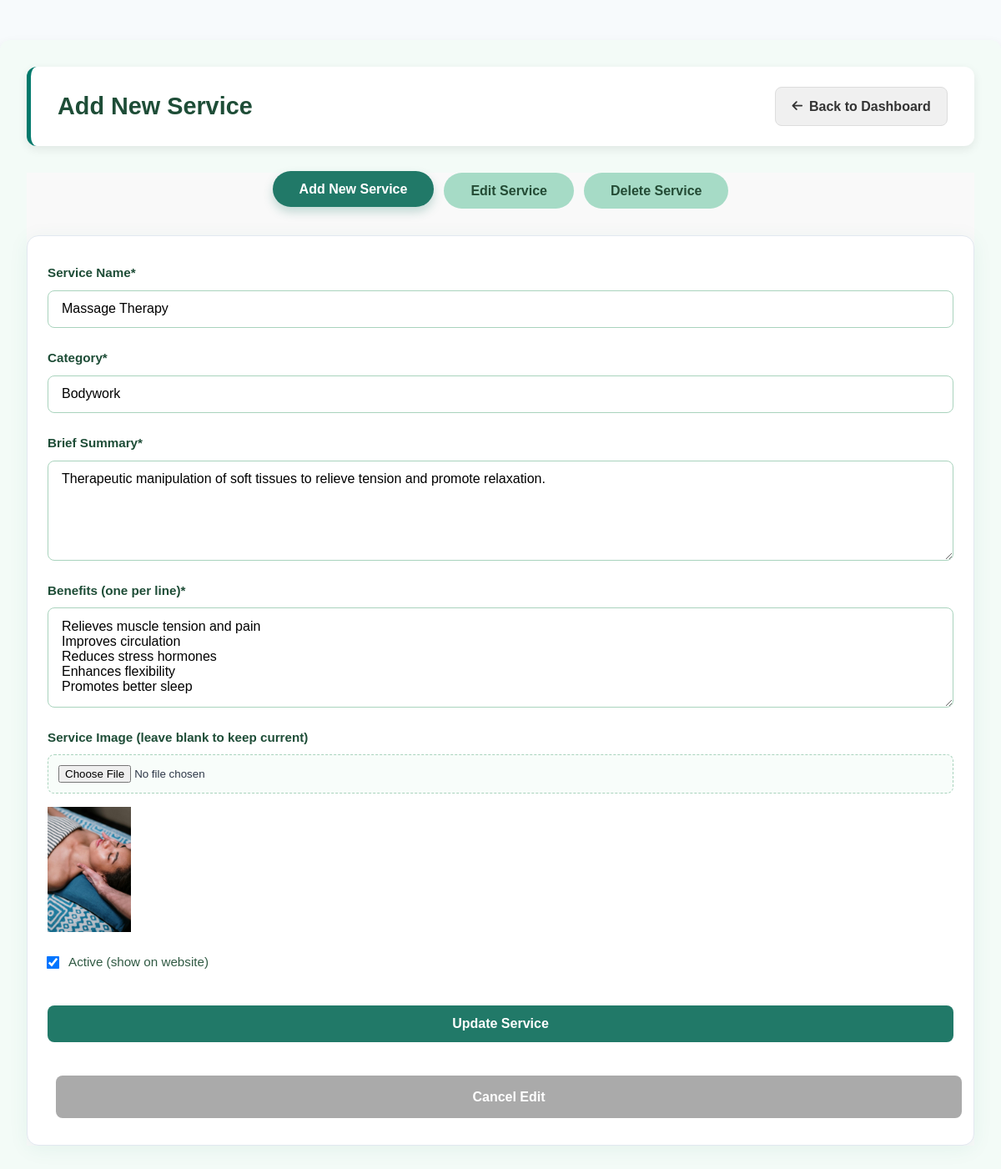
The app's page /php/updateservice.php?edit_id=4 with its own data.
### tables this page shows
CREATE TABLE IF NOT EXISTS `services` (
  `id` int(11) NOT NULL AUTO_INCREMENT,
  `name` varchar(100) NOT NULL,
  `category` varchar(50) NOT NULL,
  `summary` text NOT NULL,
  `benefits` text NOT NULL,
  `image` varchar(255) NOT NULL,
  `booking_text` varchar(50) DEFAULT 'Book Session',
  `is_active` tinyint(1) DEFAULT 1,
  `created_at` timestamp NOT NULL DEFAULT current_timestamp(),
  PRIMARY KEY (`id`)
);

### php/updateservice.php (the view, shortened to what this page needs)
<?php
require_once('../php/dbconnect.php');
$id = $name = $category = $summary = $benefits = $image = '';
$is_active = 1;
$edit_mode = false;
if (isset($_GET['edit_id'])) {
    $edit_id = intval($_GET['edit_id']);
    $stmt = $conn->prepare("SELECT * FROM services WHERE id = ?");
    $stmt->bind_param("i", $edit_id);
    $stmt->execute();
    $result = $stmt->get_result();
    if ($row = $result->fetch_assoc()) {
        $name = $row['name'];
        $category = $row['category'];
        $summary = $row['summary'];
        $benefits = $row['benefits'];
        $image = $row['image'];
        $is_active = $row['is_active'];
        $edit_mode = true;
    }
}
$activeTab = $_GET['tab'] ?? 'add';
?>
<!DOCTYPE html>
<html lang="en">
<head>
    <link rel="stylesheet" href="../css/updateservice.css">
    <link rel="stylesheet" href="https://cdnjs.cloudflare.com/ajax/libs/font-awesome/6.5.0/css/all.min.css">
</head>
<body>
    <div class="admin-container">
        <header class="admin-header">
            <?php
                $headerTitle = 'Manage Services';
                if ($activeTab === 'add') {
                    $headerTitle = 'Add New Service';
                } elseif ($activeTab === 'edit') {
                    $headerTitle = $edit_mode ? 'Editing Service' : 'Edit Service';
                } elseif ($activeTab === 'delete') {
                    $headerTitle = 'Delete Service';
                }
            ?>
            <h1><?= $headerTitle ?></h1>
            <a href="../html/admin_dashboard.html" class="back-link"><i class="fas fa-arrow-left"></i> Back to Dashboard</a>
        </header>
        <main class="admin-main">
            <div class="tabs">
                <button data-tab="add" class="tab<?= $activeTab === 'add' ? ' active' : '' ?>">Add New Service</button>
                <button data-tab="edit" class="tab<?= $activeTab === 'edit' ? ' active' : '' ?>">Edit Service</button>
                <button data-tab="delete" class="tab<?= $activeTab === 'delete' ? ' active' : '' ?>">Delete Service</button>
            </div>
            <?php if ($activeTab === 'add'): ?>
            <div class="tab-content active" id="tab-content-add">
                <div class="admin-form-card">
                    <form action="updateservice.php?tab=add" method="POST" enctype="multipart/form-data" class="service-form">
                        <div class="form-group">
                            <label for="name">Service Name*</label>
                            <input type="text" id="name" name="name" value="<?= htmlspecialchars($name) ?>" required>
                        </div>
                        <div class="form-group">
                            <label for="category">Category*</label>
                            <input type="text" id="category" name="category" value="<?= htmlspecialchars($category) ?>" required>
                        </div>
                        <div class="form-group">
                            <label for="summary">Brief Summary*</label>
                            <textarea id="summary" name="summary" rows="3" required><?= htmlspecialchars($summary) ?></textarea>
                        </div>
                        <div class="form-group">
                            <label for="benefits">Benefits (one per line)*</label>
                            <textarea id="benefits" name="benefits" rows="5" required><?= htmlspecialchars($benefits) ?></textarea>
                        </div>
                        <div class="form-group">
                            <label for="image">Service Image<?= $edit_mode ? ' (leave blank to keep current)' : '*' ?></label>
                            <input type="file" id="image" name="image" accept="image/*" <?= $edit_mode ? '' : 'required' ?> >
                            <?php if ($edit_mode && $image): ?>
                                <img src="../images/services/<?= htmlspecialchars($image) ?>" alt="Current Image" style="max-width:100px;margin-top:8px;">
                            <?php endif; ?>
                        </div>
                        <div class="form-group checkbox-group">
                            <input type="checkbox" id="is_active" name="is_active" value="1" <?= $is_active ? 'checked' : '' ?>>
                            <label for="is_active">Active (show on website)</label>
                        </div>
                        <button type="submit" class="submit-btn"><?= $edit_mode ? 'Update Service' : 'Add Service' ?></button>
                        <?php if ($edit_mode): ?>
                            <a href="updateservice.php" class="submit-btn" style="background:#aaa;margin-left:10px;">Cancel Edit</a>
                        <?php endif; ?>
                    </form>
                </div>
            </div>
            <?php endif; ?>
        </main>
    </div>
</body>
</html>

### css/updateservice.css (style rules this page uses)
* { margin: 0; padding: 0; box-sizing: border-box; }
body { margin: 0; font-family: 'Trebuchet MS', sans-serif; background-color: #f7fafc; color: #2d3748; line-height: 1.6; }
h1, h2, h3 { font-family: 'Trebuchet MS', sans-serif; color: #1e4d37; }
.admin-container { max-width: 1200px; margin: 3rem auto; background: #f3fbf7; padding: 2rem; border-radius: 12px; box-shadow: 0 8px 16px rgba(0,0,0,0.1); }
.admin-header { display: flex; justify-content: space-between; align-items: center; padding: 1.5rem 2rem; background-color: #fff; border-radius: 12px; box-shadow: 0 4px 12px rgba(0,0,0,0.08); margin-bottom: 2rem; border-left: 5px solid #00796b; }
.admin-header h1 { font-size: 1.8rem; color: #1e4d37; margin: 0; }
.back-link { display: inline-flex; align-items: center; gap: 0.5rem; background-color: #f0f0f0; color: #333; padding: 0.6rem 1.2rem; border-radius: 8px; text-decoration: none; font-weight: 600; transition: all 0.3s ease; border: 1px solid #ddd; }
.back-link i { font-size: 0.9rem; }
.service-form { display: grid; gap: 1.5rem; }
.form-group { display: flex; flex-direction: column; gap: 0.5rem; }
.form-group label { font-weight: 600; color: #1e4d37; font-size: 0.95rem; }
.form-group input[type="text"], .form-group select, .form-group textarea { padding: 0.8rem 1rem; border: 1px solid #a9d3bd; border-radius: 8px; font-size: 1rem; transition: all 0.3s; font-family: 'Trebuchet MS', sans-serif; }
.form-group textarea { min-height: 120px; resize: vertical; }
.form-group input[type="file"] { padding: 0.75rem; border: 1px dashed #a9d3bd; border-radius: 8px; background: #f8fdfa; transition: all 0.3s; }
.checkbox-group { flex-direction: row; align-items: center; gap: 0.75rem; }
.checkbox-group input[type="checkbox"] { width: auto; transform: scale(1.2); }
.checkbox-group label { font-weight: normal; color: #305a43; }
.submit-btn { width: 100%; padding: 0.8rem; background-color: #217968; color: white; border: none; border-radius: 8px; font-size: 1rem; font-weight: 600; cursor: pointer; transition: all 0.3s; margin-top: 1rem; font-family: 'Trebuchet MS', sans-serif; text-decoration: none; display: inline-block; text-align: center; }
.admin-form-card, .admin-list-card { background: #fff; border-radius: 14px; box-shadow: 0 4px 24px rgba(33,121,104,0.07); padding: 2rem 1.5rem; margin-bottom: 2.5rem; border: 1px solid #e2e8f0; max-width: 1200px; margin-left: auto; margin-right: auto; }
.admin-main { padding: 0; background-color: #f9f9f9; }
.tabs { display: flex; justify-content: center; margin-bottom: 2rem; gap: 0.75rem; }
.tabs .tab { appearance: none; -webkit-appearance: none; margin: 0; padding: 0.8rem 2rem !important; border: none !important; border-radius: 30px !important; background: #a6dbc6 !important; color: #244b35 !important; font-weight: 600 !important; cursor: pointer !important; transition: all 0.3s ease !important; font-size: 1rem !important; font-family: 'Trebuchet MS', sans-serif !important; text-align: center !important; }
.tabs .tab.active { background: #217968 !important; color: white !important; transform: translateY(-2px) !important; box-shadow: 0 6px 12px rgba(33, 121, 104, 0.25) !important; }
.tab-content { display: none; }
.tab-content.active { display: block; animation: fadeIn 0.5s ease-in-out; }

### records on screen
services: name "Massage Therapy", category "Bodywork", summary "Therapeutic manipulation of soft tissues to relieve tension and promote relaxation.", benefits "Relieves muscle tension and pain Improves circulation Reduces stress hormones Enhances flexibility Promotes better sleep", image (picture), is_active "☑"

### other values on screen
$headerTitle "Add New Service"
